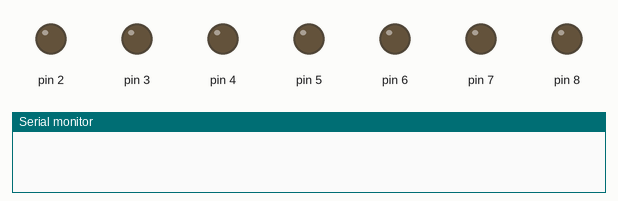
A sketch run on a simulated Arduino Uno, built with avr-gcc and run on an emulated ATmega328P. Shown: output pins drawn as LEDs (lit = HIGH), the last lines printed to the serial monitor.

Above: at 0.1 s.
At 4.1 s:
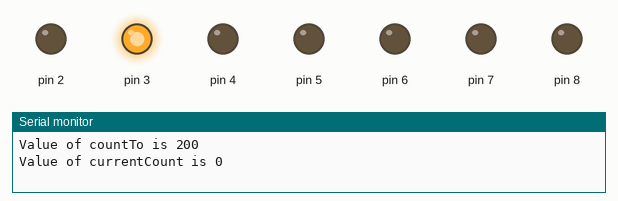
At 9.1 s:
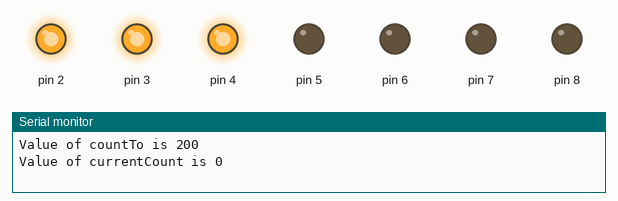
At 19.1 s:
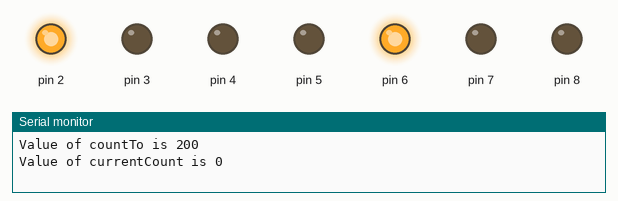
At 29.1 s:
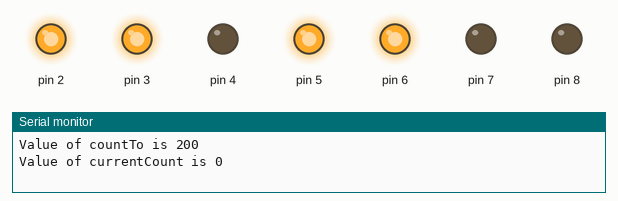
At 39.1 s:
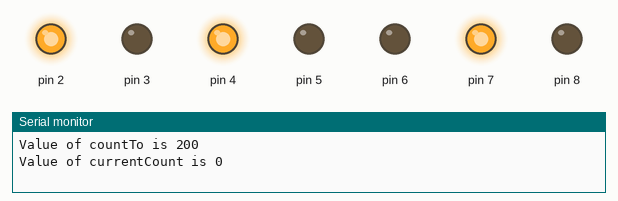
Timing chart, 0 to 40.0 s (numbered marks = the images above):
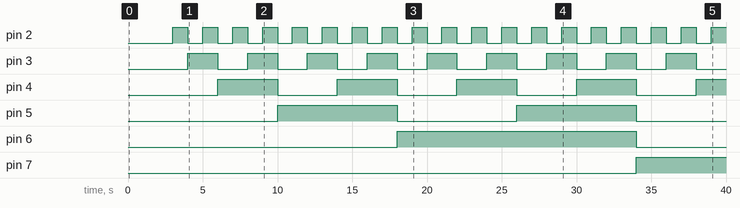

The sketch:

wendy_binary_lightup.ino
```cpp
int countTo = 200;
int currentCount = 0;

void setup() {
  Serial.begin(19200);
  // put your setup code here, to run once:
  pinMode(1,OUTPUT);
  pinMode(2,OUTPUT);
  pinMode(3,OUTPUT);
  pinMode(4,OUTPUT);
  pinMode(5,OUTPUT);
  pinMode(6,OUTPUT);
  pinMode(7,OUTPUT);
  pinMode(8,OUTPUT);
  delay(2000);
  Serial.print("Value of countTo is " );
  Serial.println( countTo );
  Serial.print("Value of currentCount is " );
  Serial.println( currentCount );
  for( int i = 0; i<= countTo; i++){
    lightLeds(i);
    delay(1000);
  }
}

void loop() {
}

void lightLeds( int num ){
  //Try to light the leds as a binary representation of the numbers
  for( int i = 2; i <= 10; i++ ){
    if( num%2==0 ){
      digitalWrite(i, LOW);
    } else {
      digitalWrite(i, HIGH);
    }
    num/=2;
  }

}
```

Measured:
- by itself, pin 2: alternates HIGH for 1.0 s and LOW for 1.0 s
- by itself, pin 3: alternates HIGH for 2.0 s and LOW for 2.0 s
- by itself, pin 4: alternates HIGH for 4.0 s and LOW for 4.0 s
- by itself, pin 5: alternates HIGH for 8.0 s and LOW for 8.0 s
- by itself, pin 6: LOW → HIGH at 18.0 s, → LOW 16.0 s later
- by itself, pin 7: LOW → HIGH at 34.0 s
